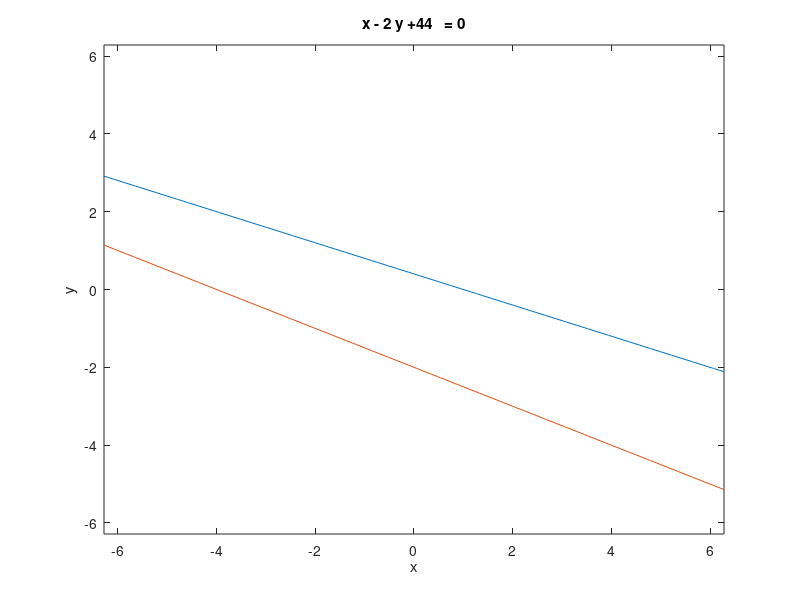

MATLAB code for this plot:
figure;
ezplot('1-5/2*y-x  ')
hold on
ezplot('- x - 2*y - 4 ')
hold on
ezplot('x - 2*y +44  ')
hold on
return



ezplot('(9*y)/5 - x + 5 ')
hold on
return

x = sym('x')
y = sym('y')
subs(4 - 2*y - x,[x,y],[-20,13])
subs(x-2*y+44,[x,y],[-20,13])
return

figure;
ezplot('8*x+24*y-(x+2*y)^2-32 ')
hold on
ezplot('x + (5*y)/2 - 1 ')
hold on
return



ezplot('4 - 2*y - x ')
 hold on
 ezplot('-x -2* y - 4 ') 
 hold on
ezplot('2*y-x-15 ')
hold on



return

%X = [-5,0,-5,-5];
%Y = [-4,-4,5,-4];
% X = [-5,0,1,-5];
% Y = [5,-4,3,5];
 X = [-5,-5,0,1,-5];
 Y = [5,-4,-4,3,5];

plot(X,Y);
xlim([-6, 2]); % Set x-axis range from 0 to 6
ylim([-5, 6]); % Set y-axis range from 0 to 6
return
ezplot('(9*y)/5 - x + 5 ')
hold on
%ezplot('x + 7*y - 10 ')
%hold on

ezplot('- x - 7*y - 4 ')
hold on
return

ezplot('148*x - 196*y + (x + 7*y)^2 - 684 ')
hold on
ezplot('y/3 - x + 14/3 ')
hold on

s2/3 - s1 + 14/3
return



ezplot('- y - 4 +0*x ')
hold on
ezplot('x + (5*y)/9 + 20/9 ')
hold on
ezplot('x + 3*y - 10 ')
hold on
ezplot('x - (6*y)/7 + 11/7  ')
hold on
ezplot('x - y/7 - 4/7')
hold on
ezplot('- x - 5 +0*y')
hold on
%return
%ezplot('-x + y ')
hold on
return
ezplot('-x -3 + y ')
hold on
ezplot('-x^2 +1 +  y ')
hold on
ezplot('-x^2 -1 + y ')
hold on
return
ezplot('x + y ')
hold on
ezplot('(5*y)/4 - x + 25/4')
hold on
ezplot('- x - (3*y)/2 - 3/2')
hold on
ezplot('27*x - (51*y)/2 + (x + (3*y)/2)^2 - 591/4 ')
hold on
ezplot('(9*y)/2 - 3*x + (x + (3*y)/2)^2 + 9/4')
hold on
return


(9*y)/2 - 3*x + (x + (3*y)/2)^2 + 9/4 <= 0 


ezplot('x+y-1')
hold on
ezplot('-x-y')
hold on
ezplot('y/3 - x - 1/6')
hold on
ezplot('x - (5*y)/4 - 25/4')
hold on
ezplot('(x + y)^2 - 8*x ')

hold on
ezplot('7*x - 5*y - 25')
hold on

return
ezplot('x + y - 1  ')
hold on
ezplot('- x - y  ')

hold on
ezplot('x - y/3 + 1/6 ')
hold on
ezplot('y - x - 1  ')
hold on
ezplot('(x + y)^2 - 8*x  ')
hold on
ezplot('18*y - 18*x - (x + y)^2 + 99  ')


hold on
return



return
%ezplot('-y')
%ezplot("-y")
%hold on
ezplot('log(abs(x))/log(exp(1))')
return
ezplot('x^2*(ln(abs(y)+0.5))'  )
return
%ezplot('exp(-x^2)',[-1,1]  )
%ezplot('sin(x)' ,[-1,1] )
ezplot('abs(x*y)'  )

hold on

%ezplot('x - 1' ) 
%hold on
ezplot('x - y'  )

hold on
ezplot('(2*y)/3 - x - 1') 
hold on
ezplot('- x - (2*y)/3' )
hold on
ezplot('6^(1/2)/4 - (6^(1/2)*x)/2 - y + 7/8'  )
hold on
ezplot('y + (6^(1/2)*x)/2 - 3/8' )
hold on
return
ezplot("x - y")
hold on

ezplot("-3*x + 2*y -3")
hold on
ezplot("x + y")
hold on
ezplot("x + y-2")
hold on
ezplot("x + 3*y/2+3/2")
hold on
ezplot("x + 3*y/2-9/2")
hold on
return
ezplot("3*x + 2*y")
hold on
return
ezplot('s2/2 - s1/2 - (s1 + s2)^2/36 + 11/4')
hold on
ezplot('(27*s1)/44 - (51*s2)/88 + (s1 + (3*s2)/2)^2/44 - 591/176')
hold on
return

(27*s1)/44 - (51*s2)/88 + (s1 + (3*s2)/2)^2/44 - 591/176 
s2/2 - s1/2 - (s1 + s2)^2/36 + 11/4 
(51*s2)/88 - (27*s1)/44 - (s1 + (3*s2)/2)^2/44 + 591/176 <= 0

%ezplot('x-y-2')
%hold on
%ezplot('-x+y')
%hold on
ezplot('8*x-(x+y)^2')
hold on
ezplot("x-y+1")
%ezplot("y-1")
hold on
ezplot("y+x-2")
hold on
ezplot("y+x")
hold on
